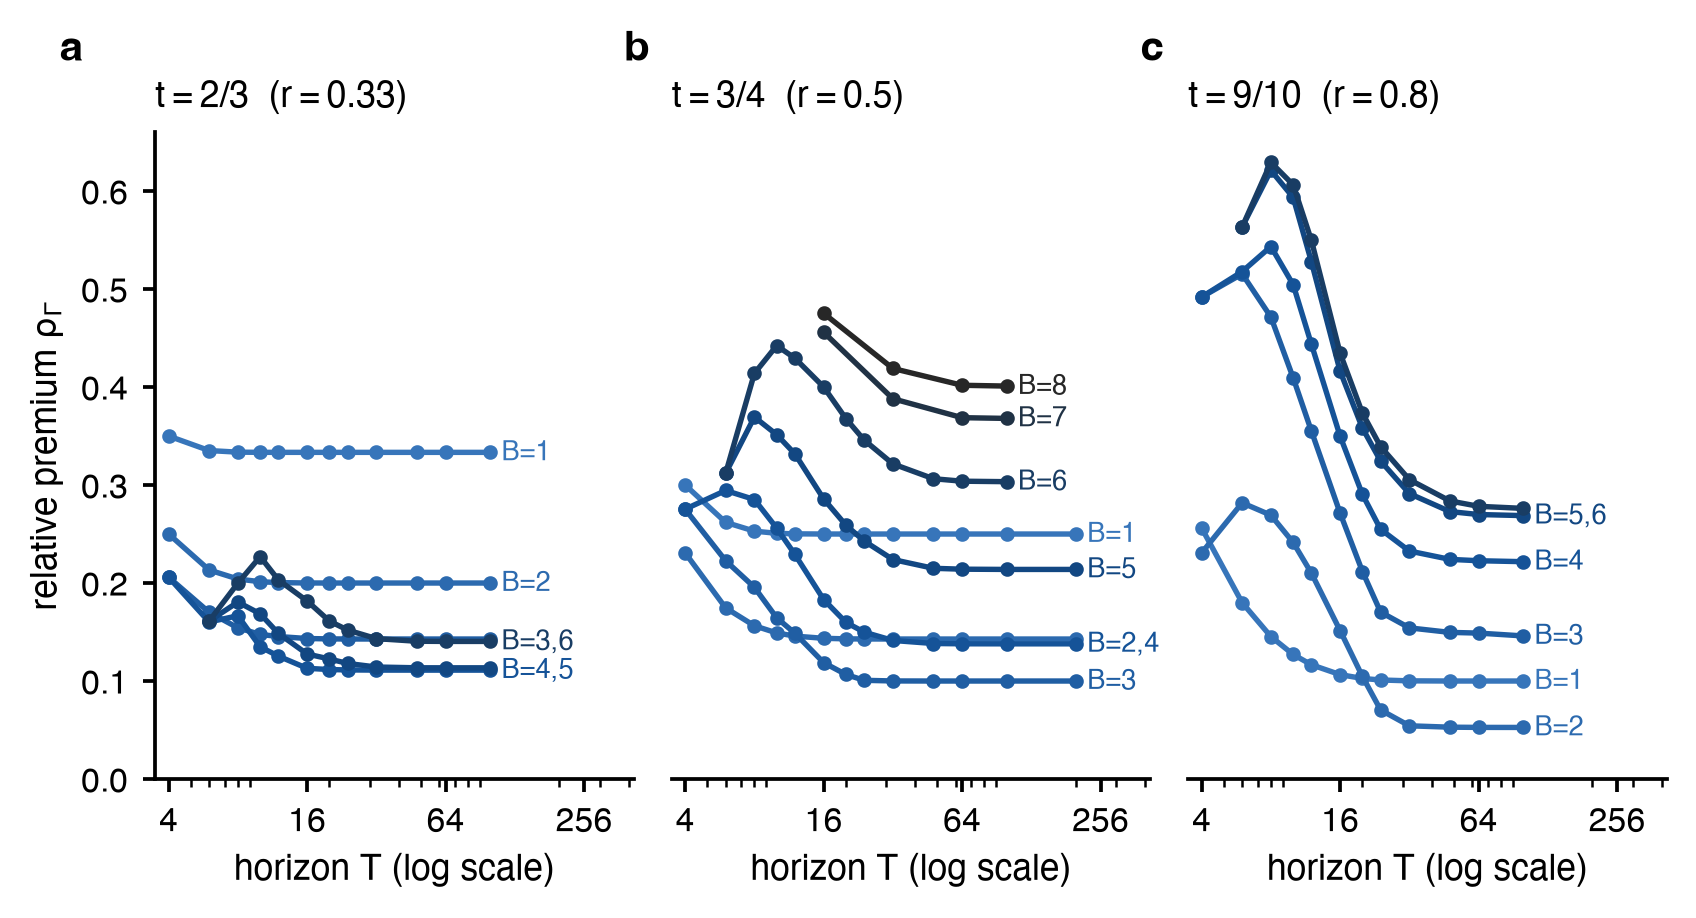

Recreate this plot in Python.
"""Figure 2: relative premium rho_Gamma(T) by label budget B, three anti-persistent chains.

Source: docs/paper4_continuation/rbdp/results/e2e3_fast_cells.jsonl (lattice solver, n_beta = 401,
alpha = 1/10, e = 1/10, c = k = 0, d = 1). Values asserted against Table 2 of the paper.
"""
import sys
from collections import defaultdict
from pathlib import Path

import numpy as np

sys.path.insert(0, str(Path(__file__).resolve().parent))
import matplotlib.pyplot as plt
from matplotlib.colors import LinearSegmentedColormap
from style import PALETTE as P, RBDP, WIDTH, apply_style, panel_label, read_jsonl, save

rows = [r for r in read_jsonl(RBDP / "results/e2e3_fast_cells.jsonl")
        if r.get("kind") == "E3" and r.get("e") == "1/10" and r.get("n_beta") == 401]
curves = defaultdict(dict)
for r in rows:
    curves[(r["t"], r["B"])][r["T"]] = r["rho_Gamma"]

# Check against the paper's Table 2 (largest horizon run).
TABLE2 = {("2/3", 1): 0.3333, ("2/3", 6): 0.1404, ("3/4", 3): 0.1000, ("3/4", 6): 0.3034,
          ("9/10", 2): 0.0526, ("9/10", 6): 0.2762, ("3/4", 7): 0.3680}
for key, val in TABLE2.items():
    T_last = 200 if key[0] == "3/4" and key[1] <= 5 else 100
    T_last = max(T for T in curves[key] if T <= T_last)
    assert abs(curves[key][T_last] - val) < 6e-5, (key, T_last, curves[key][T_last], val)

cmap = LinearSegmentedColormap.from_list("b", [P["blue_secondary"], P["blue_main"], P["dark"]])
apply_style(8.5)
fig, axes = plt.subplots(1, 3, figsize=(WIDTH, 2.8), sharey=True, gridspec_kw=dict(wspace=0.08))
for i, (ax, t) in enumerate(zip(axes, ("2/3", "3/4", "9/10"))):
    Bs = sorted(B for (tt, B) in curves if tt == t)
    ends = []
    for B in Bs:
        T = sorted(curves[(t, B)]); y = [curves[(t, B)][x] for x in T]
        col = cmap((B - 1) / 7)
        ax.plot(T, y, color=col, lw=1.3, marker="o", ms=2.5)
        ends.append([y[-1], T[-1], B, col])
    ends.sort()
    groups = []  # merge labels of curves that end within 0.01 of each other
    for yv, Tl, B, col in ends:
        if groups and yv - groups[-1][0] < 0.01 and Tl == groups[-1][1]:
            groups[-1][2].append(B)
        else:
            groups.append([yv, Tl, [B], col])
    for j in range(1, len(groups)):  # then spread remaining labels
        groups[j][0] = max(groups[j][0], groups[j - 1][0] + 0.028)
    for yv, Tl, Bl, col in groups:
        ax.text(Tl * 1.12, yv, "B=" + ",".join(map(str, sorted(Bl))), fontsize=6.5, color=col, va="center")
    r = 2 * eval(t) - 1
    ax.set_xscale("log"); ax.set_xlim(3.5, 420); ax.set_ylim(0, 0.66)
    ax.set_xticks([4, 16, 64, 256]); ax.set_xticklabels(["4", "16", "64", "256"])
    ax.set_title(f"$t={t}$  ($r={r:.2g}$)", loc="left", fontsize=8.5)
    ax.set_xlabel("horizon $T$ (log scale)")
    if i:
        ax.tick_params(axis="y", left=False); ax.spines["left"].set_visible(False)
    panel_label(ax, "abc"[i], dx=-0.2 if i == 0 else -0.1, dy=1.1)
axes[0].set_ylabel("relative premium $\\rho_\\Gamma$")
save(fig, "premium")
print("wrote fig_premium;", len(rows), "cells")
